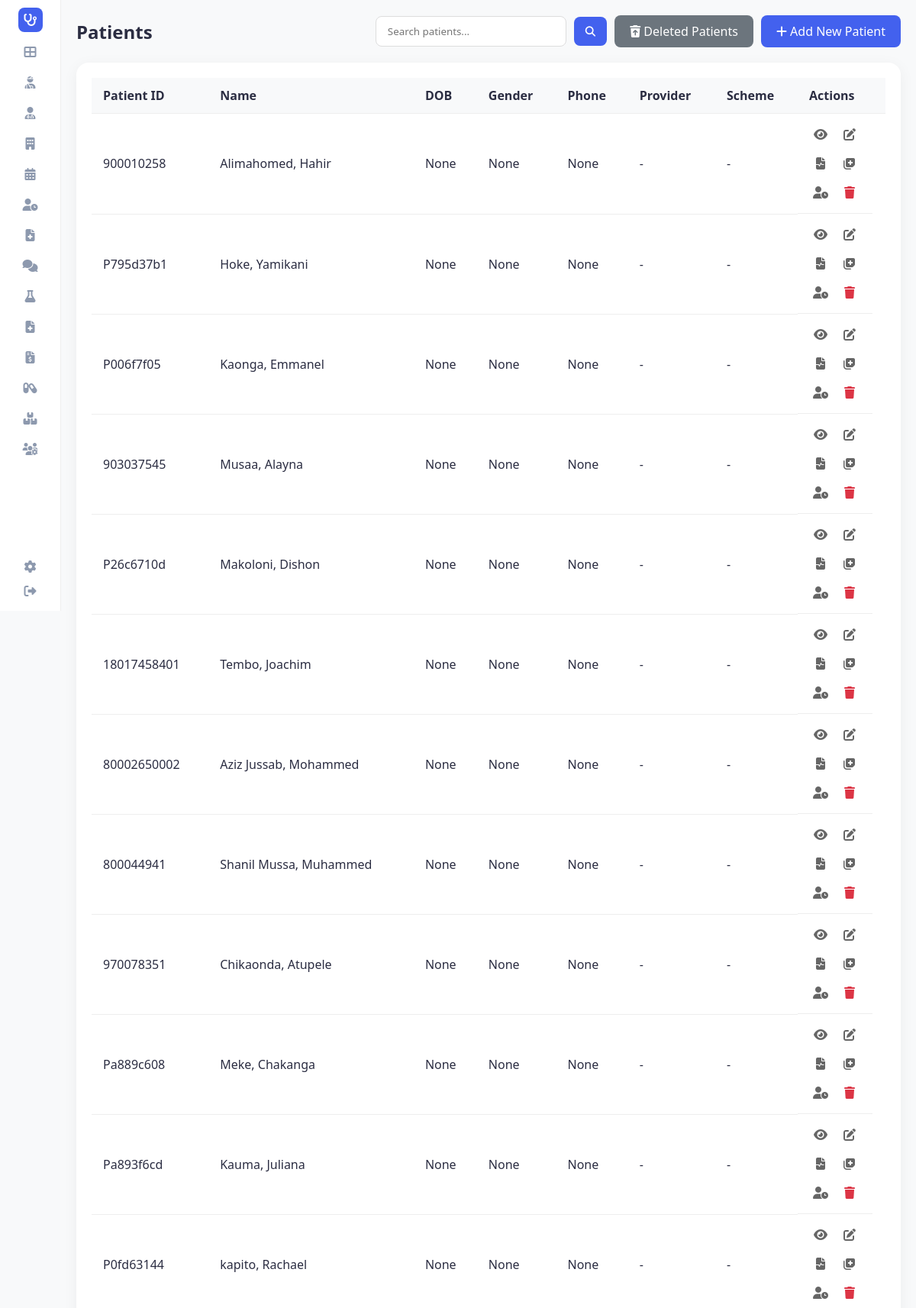
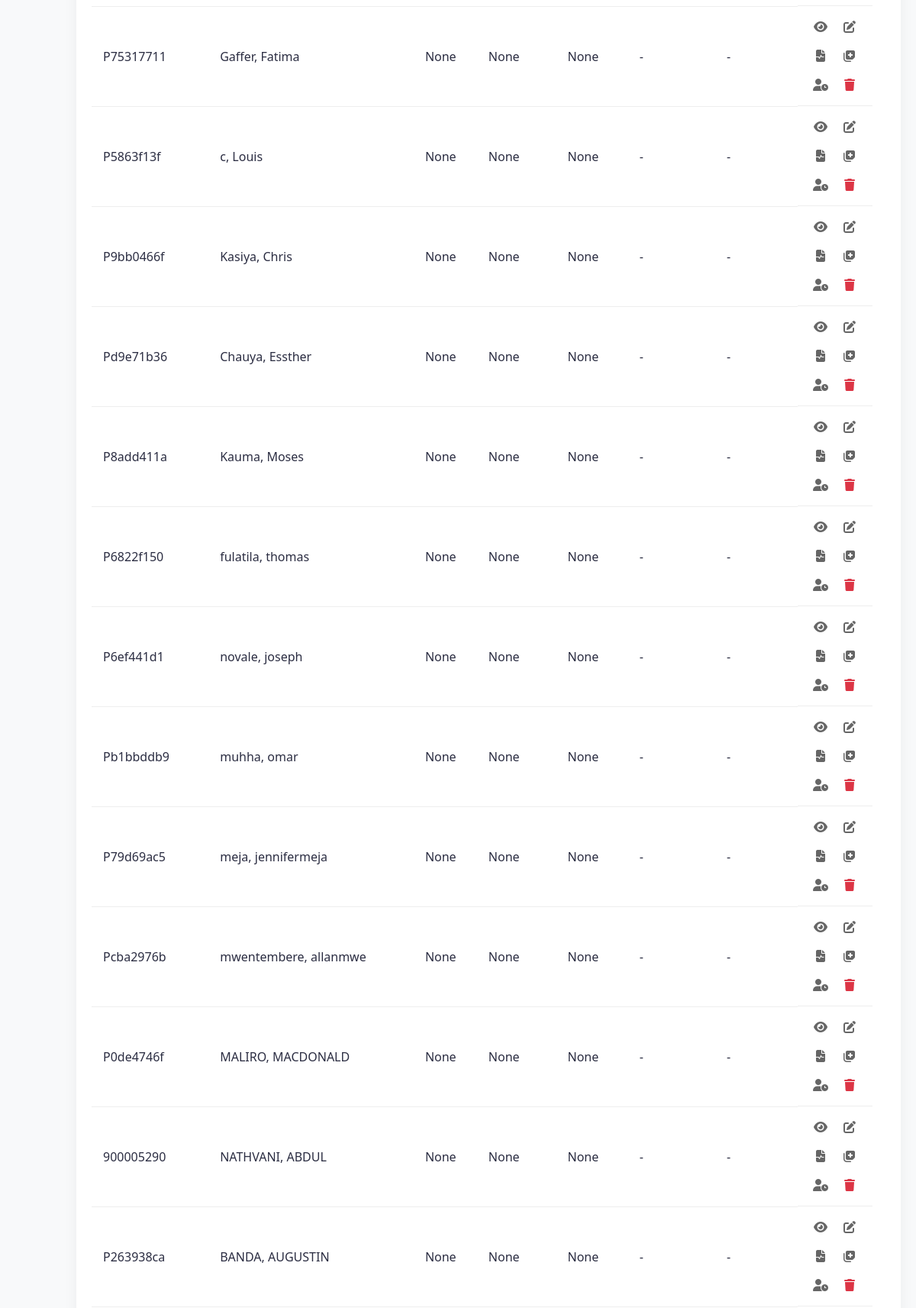
Screenshot of /patients (signed in, upper part) with the database file from the repository (2 pictures, top to bottom).
### tables this page shows
CREATE TABLE patients (
                patient_id TEXT PRIMARY KEY,
                first_name TEXT,
                last_name TEXT,
                date_of_birth TEXT,
                gender TEXT,
                phone TEXT,
                email TEXT,
                address TEXT,
                emergency_contact TEXT,
                blood_group TEXT,
                medical_history TEXT,
                created_date TEXT,
                scheme_provider TEXT,
                scheme_type TEXT
            , is_deleted INTEGER DEFAULT 0, deleted_at TEXT);

### app.py (the view)
@app.route('/patients')
def patients():
    page = request.args.get('page', 1, type=int)
    search_term = request.args.get('search', '').replace(',', ' ').strip()
    search_term = " ".join(search_term.split())
    per_page = 25
    conn = hms.db.get_connection()
    cursor = conn.cursor()
    if search_term:
        search_value = f"%{search_term}%"
        query_params = (search_value, search_value, search_value, search_value, search_value, search_value, search_value)
        cursor.execute("""
            SELECT * FROM patients
            WHERE is_deleted = 0 AND (
                patient_id LIKE ? OR first_name LIKE ? OR last_name LIKE ?
                OR (first_name || ' ' || last_name) LIKE ?
                OR (last_name || ' ' || first_name) LIKE ?
                OR REPLACE(first_name || ' ' || last_name, '  ', ' ') LIKE ?
                OR phone LIKE ?
            )
            ORDER BY rowid DESC LIMIT ? OFFSET ?
        """, (*query_params, per_page, (page - 1) * per_page))
        rows = cursor.fetchall()
        cursor.execute("""
            SELECT COUNT(*) FROM patients
            WHERE is_deleted = 0 AND (
                patient_id LIKE ? OR first_name LIKE ? OR last_name LIKE ?
                OR (first_name || ' ' || last_name) LIKE ?
                OR (last_name || ' ' || first_name) LIKE ?
                OR REPLACE(first_name || ' ' || last_name, '  ', ' ') LIKE ?
                OR phone LIKE ?
            )
        """, query_params)
        total_count = cursor.fetchone()[0]
    else:
        cursor.execute("SELECT * FROM patients WHERE is_deleted = 0 ORDER BY rowid DESC LIMIT ? OFFSET ?",
                       (per_page, (page - 1) * per_page))
        rows = cursor.fetchall()
        cursor.execute("SELECT COUNT(*) FROM patients WHERE is_deleted = 0")
        total_count = cursor.fetchone()[0]
    conn.close()
    patients_list = [hms.db._row_to_obj(Patient, row) for row in rows]
    total_pages = math.ceil(total_count / per_page) if total_count else 1
    return render_template('patients.html', patients=patients_list, page=page,
                           total_pages=total_pages, total_count=total_count, search_term=search_term)

### app.py (called while the page is built)
@app.before_request
def require_login():
    allowed_routes = ['login', 'register', 'static']
    if request.endpoint not in allowed_routes and 'user_id' not in session:
        return redirect(url_for('login'))

@app.context_processor
def inject_user():
    username = session.get('username')
    role = session.get('role')
    unread = 0
    if username:
        unread = hms.get_unread_count(username, role)
    return dict(current_user=username, current_role=role, unread_messages_count=unread, hms=hms)

### database/db_manager.py (called while the page is built)
    def get_connection(self):
        conn = sqlite3.connect(self.db_file)
        conn.row_factory = sqlite3.Row
        return conn

    def _row_to_obj(self, cls: Type[T], row: sqlite3.Row) -> T:
        d = dict(row)
        for field in fields(cls):
            if field.type in (dict, Dict[str, Any], list, List[Any]) and d.get(field.name):
                try:
                    d[field.name] = json.loads(d[field.name])
                except:
                    pass
            elif field.type == bool and field.name in d:
                d[field.name] = bool(d[field.name])
        allowed = {f.name for f in fields(cls)}
        filtered = {k: v for k, v in d.items() if k in allowed}
        return cls(**filtered)

### main.py (called while the page is built)
    def get_unread_count(self, user_id: str, role: str) -> int:
        conn = self.db.get_connection()
        cursor = conn.cursor()
        cursor.execute("""
            SELECT COUNT(*) FROM messages
            WHERE is_read = 0 AND (recipient_id = ? OR recipient_id = ? OR recipient_id = 'all')
        """, (user_id, role))
        count = cursor.fetchone()[0]
        conn.close()
        return count

### templates/patients.html (shortened to what this page needs)
<!DOCTYPE html>
<html lang="en">
<head>
    <link rel="stylesheet" href="{{ url_for('static', filename='style.css') }}">
    <link rel="stylesheet" href="https://cdnjs.cloudflare.com/ajax/libs/font-awesome/6.4.0/css/all.min.css">
</head>
<body>
    <div class="container">
        {% include 'sidebar.html' %}
        <main class="main-content">
            <div class="header-actions">
                <h2>Patients</h2>
                <div style="display: flex; gap: 10px;">
                    <form action="{{ url_for('patients') }}" method="get" class="search-form" style="display: flex; align-items: center; gap: 10px;">
                        <input type="text" name="search" placeholder="Search patients..." value="{{ search_term if search_term else '' }}" style="padding: 10px 15px; border: 1px solid #ddd; border-radius: 8px; outline: none; width: 250px;">
                        <button type="submit" style="background-color: #4361ee; color: white; border: none; padding: 10px 15px; border-radius: 8px; cursor: pointer;"><i class="fas fa-search"></i></button>
                    </form>
                    <a href="{{ url_for('deleted_patients') }}" class="btn-add" style="background-color: #6c757d;" title="View and recover deleted patients"><i class="fas fa-trash-restore"></i> Deleted Patients</a>
                    <a href="{{ url_for('add_patient') }}" class="btn-add"><i class="fas fa-plus"></i> Add New Patient</a>
                </div>
            </div>
            <div class="table-container">
                <table>
                    <thead>
                        <tr>
                            <th>Patient ID</th>
                            <th>Name</th>
                            <th>DOB</th>
                            <th>Gender</th>
                            <th>Phone</th>
                            <th>Provider</th>
                            <th>Scheme</th>
                            <th>Actions</th>
                        </tr>
                    </thead>
                    <tbody>
                        {% for patient in patients %}
                        <tr ondblclick="window.location.href='{{ url_for('patient_details', patient_id=patient.patient_id) }}'" style="cursor: pointer;" title="Double click to view details">
                            <td>{{ patient.patient_id }}</td>
                            <td>{{ patient.last_name }}, {{ patient.first_name }}</td>
                            <td>{{ patient.date_of_birth }}</td>
                            <td>{{ patient.gender }}</td>
                            <td>{{ patient.phone }}</td>
                            <td>{{ patient.scheme_provider or '-' }}</td>
                            <td>{{ patient.scheme_type or '-' }}</td>
                            <td class="actions">
                                <a href="{{ url_for('patient_details', patient_id=patient.patient_id) }}" title="View"><i class="fas fa-eye"></i></a>
                                <a href="{{ url_for('edit_patient', patient_id=patient.patient_id) }}" title="Edit"><i class="fas fa-edit"></i></a>
                                <a href="{{ url_for('patient_records', patient_id=patient.patient_id) }}" title="View All Records"><i class="fas fa-file-medical-alt"></i></a>
                                <a href="{{ url_for('create_medical_record', patient_id=patient.patient_id) }}" title="Create Medical Record"><i class="fas fa-notes-medical"></i></a>
                                <a href="{{ url_for('add_to_queue', patient_id=patient.patient_id) }}" title="Add to Queue"><i class="fas fa-user-clock"></i></a>
                                <a href="{{ url_for('delete_patient', patient_id=patient.patient_id) }}" class="delete" title="Delete" onclick="return confirm('Are you sure you want to delete this patient?')"><i class="fas fa-trash"></i></a>
                            </td>
                        </tr>
                        {% endfor %}
                    </tbody>
                </table>
            </div>
        </main>
    </div>
</body>
</html>

### static/style.css (style rules this page uses)
:root { --primary-color: #4361ee; --secondary-color: #3f37c9; --success-color: #4cc9f0; --warning-color: #f72585; --text-dark: #2b2d42; --text-light: #8d99ae; --bg-light: #f8f9fa; --white: #ffffff; --sidebar-width: 80px; --border-radius: 16px; --shadow: 0 4px 20px rgba(0, 0, 0, 0.05); }
* { margin: 0; padding: 0; box-sizing: border-box; font-family: 'Segoe UI', Tahoma, Geneva, Verdana, sans-serif; }
body { background-color: var(--bg-light); color: var(--text-dark); min-height: 100vh; margin: 0; }
.container { display: flex !important; min-height: 100vh !important; height: auto !important; overflow: visible !important; }
.main-content { flex: 1 !important; padding: 20px !important; display: flex; flex-direction: column; min-width: 0; }

### templates/patients.html (style rules this page uses)
.table-container { background-color: white; padding: 20px; border-radius: 16px; box-shadow: 0 4px 20px rgba(0, 0, 0, 0.05); }
.header-actions { display: flex; justify-content: space-between; align-items: center; margin-bottom: 20px; }
.btn-add { background-color: #4361ee; color: white; padding: 10px 20px; text-decoration: none; border-radius: 8px; font-weight: 500; }
table { width: 100%; border-collapse: collapse; }
th, td { padding: 12px 15px; text-align: left; border-bottom: 1px solid #eee; }
th { background-color: #f8f9fa; font-weight: 600; }
.actions { display: grid; grid-template-columns: repeat(2, 1fr); gap: 8px; width: fit-content; }
.actions a { margin-right: 0; color: #666; text-decoration: none; display: flex; align-items: center; justify-content: center; width: 30px; height: 30px; border-radius: 4px; transition: all 0.2s; }
.actions a.delete { color: #dc3545; }

### rows the page displays
patients: patient_id "900010258", last_name "Alimahomed", first_name "Hahir", date_of_birth "None", gender "None", phone "None", scheme_provider "-", scheme_type "-"
patients: patient_id "P795d37b1", last_name "Hoke", first_name "Yamikani", date_of_birth "None", gender "None", phone "None", scheme_provider "-", scheme_type "-"
patients: patient_id "P006f7f05", last_name "Kaonga", first_name "Emmanel", date_of_birth "None", gender "None", phone "None", scheme_provider "-", scheme_type "-"
patients: patient_id "903037545", last_name "Musaa", first_name "Alayna", date_of_birth "None", gender "None", phone "None", scheme_provider "-", scheme_type "-"
patients: patient_id "P26c6710d", last_name "Makoloni", first_name "Dishon", date_of_birth "None", gender "None", phone "None", scheme_provider "-", scheme_type "-"
patients: patient_id "18017458401", last_name "Tembo", first_name "Joachim", date_of_birth "None", gender "None", phone "None", scheme_provider "-", scheme_type "-"
patients: patient_id "80002650002", last_name "Aziz Jussab", first_name "Mohammed", date_of_birth "None", gender "None", phone "None", scheme_provider "-", scheme_type "-"
patients: patient_id "800044941", last_name "Shanil Mussa", first_name "Muhammed", date_of_birth "None", gender "None", phone "None", scheme_provider "-", scheme_type "-"
patients: patient_id "970078351", last_name "Chikaonda", first_name "Atupele", date_of_birth "None", gender "None", phone "None", scheme_provider "-", scheme_type "-"
patients: patient_id "Pa889c608", last_name "Meke", first_name "Chakanga", date_of_birth "None", gender "None", phone "None", scheme_provider "-", scheme_type "-"
patients: patient_id "Pa893f6cd", last_name "Kauma", first_name "Juliana", date_of_birth "None", gender "None", phone "None", scheme_provider "-", scheme_type "-"
patients: patient_id "P0fd63144", last_name "kapito", first_name "Rachael", date_of_birth "None", gender "None", phone "None", scheme_provider "-", scheme_type "-"
patients: patient_id "P75317711", last_name "Gaffer", first_name "Fatima", date_of_birth "None", gender "None", phone "None", scheme_provider "-", scheme_type "-"
patients: patient_id "P5863f13f", last_name "c", first_name "Louis", date_of_birth "None", gender "None", phone "None", scheme_provider "-", scheme_type "-"
patients: patient_id "P9bb0466f", last_name "Kasiya", first_name "Chris", date_of_birth "None", gender "None", phone "None", scheme_provider "-", scheme_type "-"
patients: patient_id "Pd9e71b36", last_name "Chauya", first_name "Essther", date_of_birth "None", gender "None", phone "None", scheme_provider "-", scheme_type "-"
patients: patient_id "P8add411a", last_name "Kauma", first_name "Moses", date_of_birth "None", gender "None", phone "None", scheme_provider "-", scheme_type "-"
patients: patient_id "P6822f150", last_name "fulatila", first_name "thomas", date_of_birth "None", gender "None", phone "None", scheme_provider "-", scheme_type "-"
patients: patient_id "P6ef441d1", last_name "novale", first_name "joseph", date_of_birth "None", gender "None", phone "None", scheme_provider "-", scheme_type "-"
patients: patient_id "Pb1bbddb9", last_name "muhha", first_name "omar", date_of_birth "None", gender "None", phone "None", scheme_provider "-", scheme_type "-"
patients: patient_id "P79d69ac5", last_name "meja", first_name "jennifermeja", date_of_birth "None", gender "None", phone "None", scheme_provider "-", scheme_type "-"
patients: patient_id "Pcba2976b", last_name "mwentembere", first_name "allanmwe", date_of_birth "None", gender "None", phone "None", scheme_provider "-", scheme_type "-"
patients: patient_id "P0de4746f", last_name "MALIRO", first_name "MACDONALD", date_of_birth "None", gender "None", phone "None", scheme_provider "-", scheme_type "-"
patients: patient_id "900005290", last_name "NATHVANI", first_name "ABDUL", date_of_birth "None", gender "None", phone "None", scheme_provider "-", scheme_type "-"
patients: patient_id "P263938ca", last_name "BANDA", first_name "AUGUSTIN", date_of_birth "None", gender "None", phone "None", scheme_provider "-", scheme_type "-"
